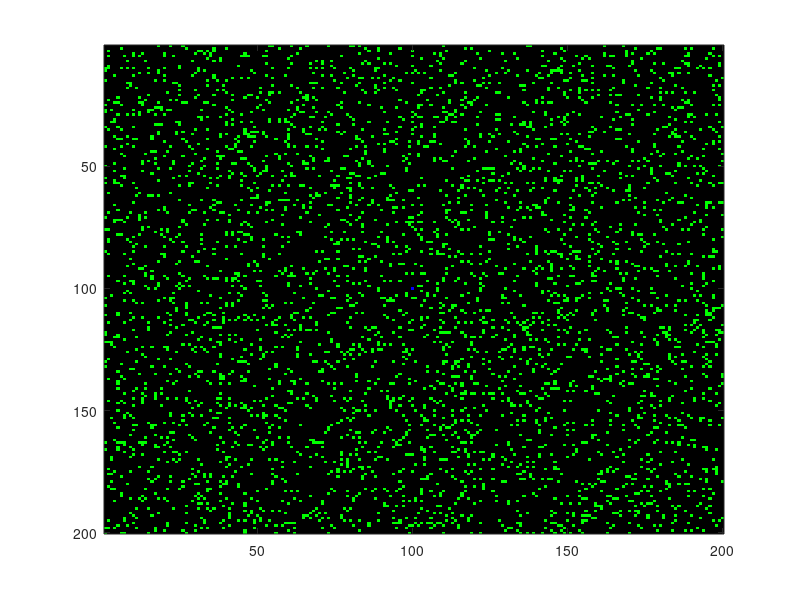

MATLAB code to generate this figure: (Note: this script raises an error after producing the figure.)
%diffusion + dla
clear all
clf
nx=200; %must be divisible by 4
ny=200;
z=zeros(nx,ny);
o=ones(nx,ny);
sand = z ;
sandNew = z;
sum = z;
gnd = z;
gnd(nx/2,ny/2) = 1 ;
sand = rand(nx,ny)<.1;
imh = image(cat(3,z,sand,gnd));
set(imh, 'erasemode', 'none')
axis equal
axis tight
for i=1:10000
p=mod(i,2); %margolis neighborhood
%upper left cell update
xind = [1+p:2:nx-2+p];
yind = [1+p:2:ny-2+p];
%random velocity choice
vary = rand(nx,ny)<.5 ;
vary1 = 1-vary;
%diffusion rule -- margolus neighborhood
%rotate the 4 cells to randomize velocity
sandNew(xind,yind) = ...
vary(xind,yind).*sand(xind+1,yind) + ... %cw
vary1(xind,yind).*sand(xind,yind+1) ; %ccw
sandNew(xind+1,yind) = ...
vary(xind,yind).*sand(xind+1,yind+1) + ...
vary1(xind,yind).*sand(xind,yind) ;
sandNew(xind,yind+1) = ...
vary(xind,yind).*sand(xind,yind) + ...
vary1(xind,yind).*sand(xind+1,yind+1) ;
sandNew(xind+1,yind+1) = ...
vary(xind,yind).*sand(xind,yind+1) + ...
vary1(xind,yind).*sand(xind+1,yind) ;
sand = sandNew;
%for every sand grain see if it near the fixed, sticky cluster
sum(2:nx-1,2:ny-1) = gnd(2:nx-1,1:ny-2) + gnd(2:nx-1,3:ny) + ...
gnd(1:nx-2, 2:ny-1) + gnd(3:nx,2:ny-1) + ...
gnd(1:nx-2,1:ny-2) + gnd(1:nx-2,3:ny) + ...
gnd(3:nx,1:ny-2) + gnd(3:nx,3:ny);
%add to the cluster
gnd = ((sum>0) & (sand==1)) | gnd ;
%and eliminate the moving particle
sand(find(gnd==1)) = 0;
set(imh, 'cdata', cat(3,gnd,gnd,(sand==1)) );
drawnow
end